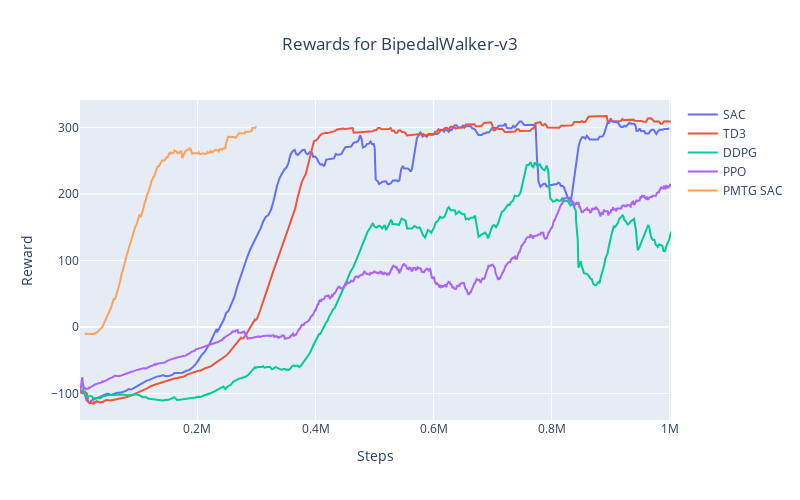

The code cell stored with this chart in its notebook:
### Code cell
# общий график

fig = go.Figure()
fig.add_trace(go.Scatter(x=df_sac["x"], y=df_sac["y"],
                    mode='lines',
                    name='SAC'))
fig.add_trace(go.Scatter(x=df_td3["x"], y=df_td3["y"],
                    mode='lines',
                    name='TD3'))
fig.add_trace(go.Scatter(x=df_ddpg["x"], y=df_ddpg["y"],
                    mode='lines',
                    name='DDPG'))
fig.add_trace(go.Scatter(x=df_ppo["x"], y=df_ppo["y"],
                    mode='lines',
                    name='PPO'))
fig.add_trace(go.Scatter(x=df_sac_pmtg["x"], y=df_sac_pmtg["y"],
                    mode='lines',
                    name='PMTG SAC'))

fig.update_layout(title='Rewards for BipedalWalker-v3', title_x=0.5,
                   xaxis_title='Steps',
                   yaxis_title='Reward',
                   autosize=False,
                   width=800,
                   height=500
                   ) 
fig.show()

### Figure 1 — Plotly figure (JSON) as saved in the notebook; plotly's stock layout.template omitted (floating-point values rounded to 4 significant figures; data arrays with more than 128 entries replaced by an {"elided": "..."} marker saying what was removed)
{"data": [{"mode": "lines", "name": "SAC", "type": "scatter", "x": {"elided": "331 int values"}, "y": {"elided": "331 float values"}}, {"mode": "lines", "name": "TD3", "type": "scatter", "x": {"elided": "339 int values"}, "y": {"elided": "339 float values"}}, {"mode": "lines", "name": "DDPG", "type": "scatter", "x": {"elided": "335 int values"}, "y": {"elided": "335 float values"}}, {"mode": "lines", "name": "PPO", "type": "scatter", "x": {"elided": "1001 int values"}, "y": {"elided": "1001 float values"}}, {"mode": "lines", "name": "PMTG SAC", "type": "scatter", "x": {"elided": "292 int values"}, "y": {"elided": "292 float values"}}], "layout": {"autosize": false, "height": 500, "title": {"text": "Rewards for BipedalWalker-v3", "x": 0.5}, "width": 800, "xaxis": {"title": {"text": "Steps"}}, "yaxis": {"title": {"text": "Reward"}}}}
